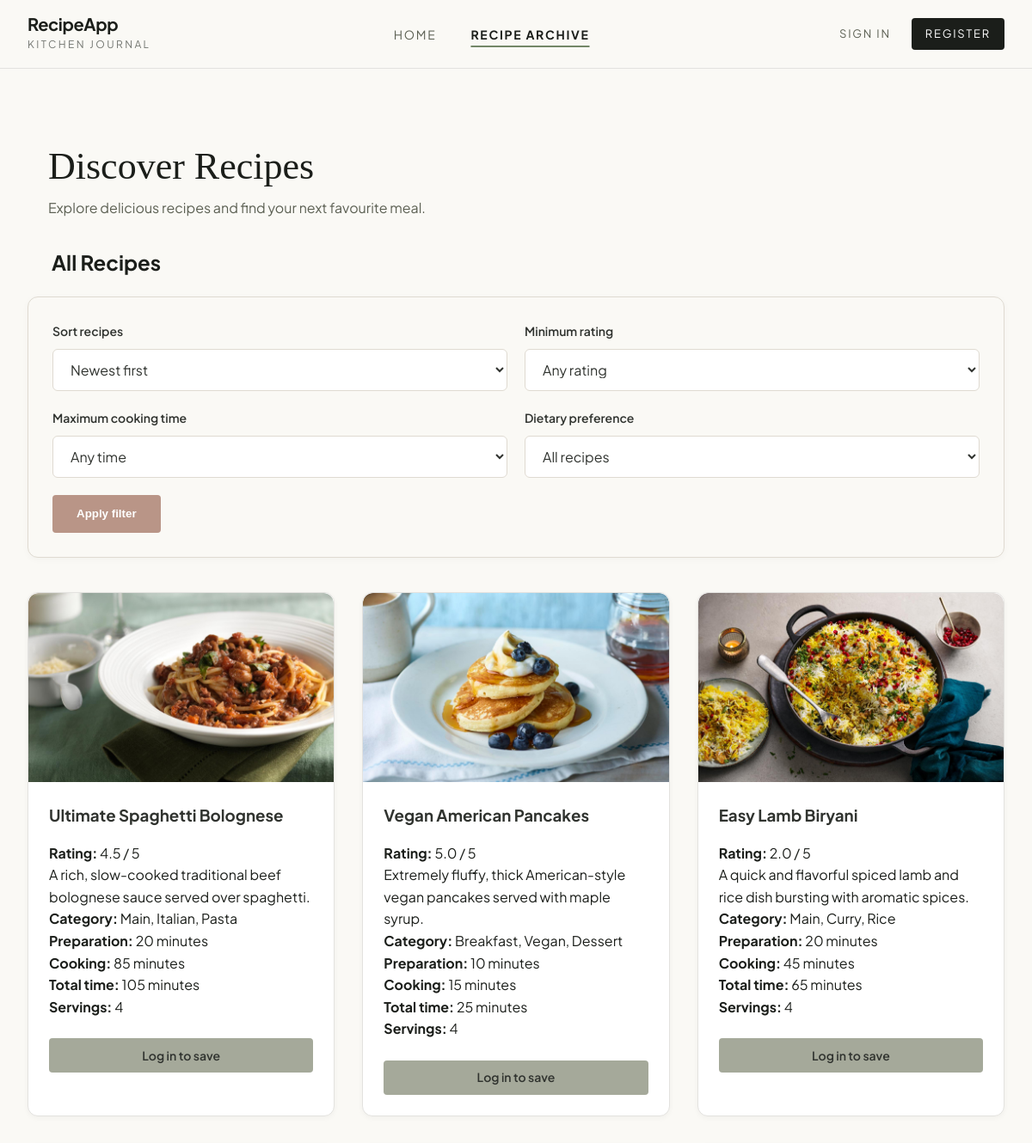
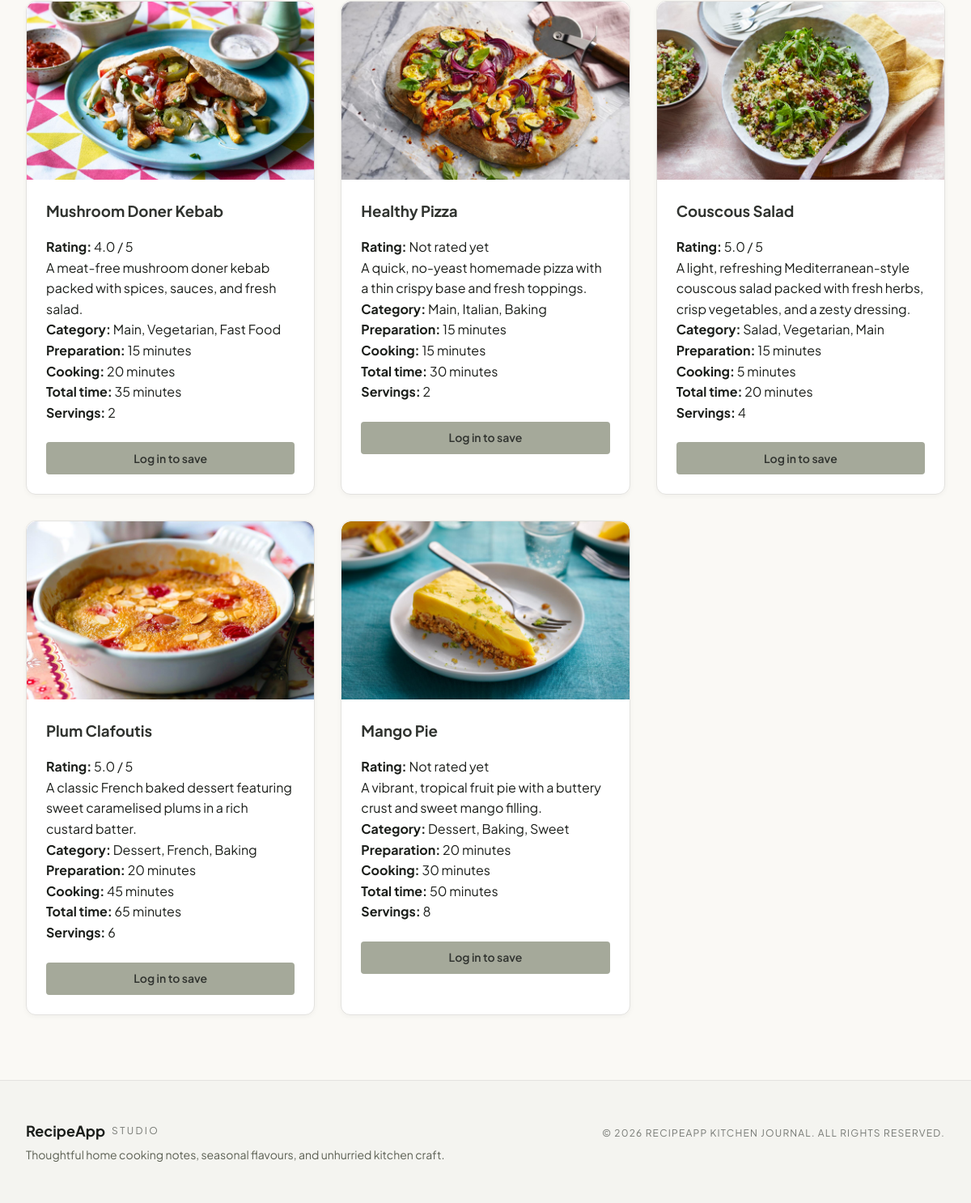
Page /views/recipes/index.php on the committed database (2 pictures, top to bottom).
### tables this page shows
CREATE TABLE `recipes` (
  `recipe_id` int(11) NOT NULL,
  `user_id` int(11) NOT NULL,
  `title` varchar(100) NOT NULL,
  `description` text NOT NULL,
  `category` varchar(100) NOT NULL,
  `ingredients` text NOT NULL,
  `steps` text NOT NULL,
  `prep_time_mins` int(11) NOT NULL,
  `cook_time_mins` int(11) NOT NULL,
  `servings` int(11) NOT NULL,
  `created_at` timestamp NOT NULL DEFAULT current_timestamp(),
  `image_filename` varchar(255) DEFAULT NULL
);

### views/recipes/index.php (the view, shortened to what this page needs)
<?php
require_once dirname(__DIR__, 2) . '/config/database.php';
$sort = $_GET['sort'] ?? 'newest';
$sql = "SELECT recipes.recipe_id, recipes.title, recipes.description,
               recipes.category, recipes.prep_time_mins,
               recipes.cook_time_mins, recipes.servings,
               recipes.image_filename,
               rating_summary.average_rating
        FROM recipes
        LEFT JOIN (
            SELECT recipe_id, AVG(rating_score) AS average_rating
            FROM ratings
            GROUP BY recipe_id
        ) AS rating_summary
        ON recipes.recipe_id = rating_summary.recipe_id";
$params = [];
$savedRecipeIds = [];
$sortOptions = [
    'newest' => 'recipes.created_at DESC',
    'highest_rated' => 'rating_summary.average_rating DESC',
    'quickest' => '(recipes.prep_time_mins + recipes.cook_time_mins) ASC',
    'alphabetical' => 'recipes.title ASC'
];
$sql .= " ORDER BY " . $sortOptions[$sort];
try {
    $stmt = $pdo->prepare($sql);
    $stmt->execute($params);
    $recipes = $stmt->fetchAll(PDO::FETCH_ASSOC);
} catch (PDOException $e) {
    $recipes = [];
    $databaseError = true;
}
function escapeRecipe($value)
{
    return htmlspecialchars(
        (string) $value,
        ENT_QUOTES,
        'UTF-8'
    );
}
?>
<?php include __DIR__ . '/../../includes/header.php'; ?>
<main class="recipe-page archive-page">
    <div class="archive-intro">
        <h1>Discover Recipes</h1>
        <p>Explore delicious recipes and find your next favourite meal.</p>
    </div>
    <section aria-labelledby="recipe-heading">
        <h2 id="recipe-heading">All Recipes</h2>
        <form method="GET" action="index.php" class="recipe-filter-form">
            <div class="filter-field">
                <label for="sort">Sort recipes</label>
                <select name="sort" id="sort">
                    <option value="newest" <?= $sort === 'newest' ? 'selected' : ''; ?>>Newest first</option>
                </select>
            </div>
            <div class="filter-field">
                <label for="min_rating">Minimum rating</label>
                <select name="min_rating" id="min_rating">
                    <option value="">Any rating</option>
                </select>
            </div>
            <div class="filter-field">
                <label for="max_time">Maximum cooking time</label>
                <select name="max_time" id="max_time">
                    <option value="">Any time</option>
                </select>
            </div>
            <div class="filter-field">
                <label for="dietary">Dietary preference</label>
                <select name="dietary" id="dietary">
                    <option value="">All recipes</option>
                </select>
            </div>
            <button type="submit">Apply filter</button>
        </form>
        <?php if (!empty($databaseError)): ?>
            <p role="alert">
                We couldn't load the recipes. Please try again later.
            </p>
        <?php elseif (empty($recipes)): ?>
            <p>No recipes are available yet.</p>
        <?php else: ?>
            <div class="recipe-grid">
                <?php foreach ($recipes as $recipe): ?>
                    <div class="recipe-card-item" id="recipe-<?= (int) $recipe['recipe_id']; ?>">
                        <a class="recipe-card-link" href="detail.php?id=<?= (int) $recipe['recipe_id']; ?>">
                            <article class="recipe-card">
                                <?php if (!empty($recipe['image_filename'])): ?>
                                    <img
                                        src="../../assets/images/recipes/<?= htmlspecialchars($recipe['image_filename'], ENT_QUOTES, 'UTF-8'); ?>"
                                        alt="<?= htmlspecialchars($recipe['title'], ENT_QUOTES, 'UTF-8'); ?>"
                                        class="recipe-card-image">
                                <?php endif; ?>
                                <h3>
                                    <?= escapeRecipe($recipe['title']); ?>
                                </h3>
                                <?php if ($recipe['average_rating'] !== null): ?>
                                    <p>
                                        <strong>Rating:</strong>
                                        <?= number_format((float) $recipe['average_rating'], 1); ?> / 5
                                    </p>
                                <?php else: ?>
                                    <p><strong>Rating:</strong> Not rated yet</p>
                                <?php endif; ?>
                                <p>
                                    <?= escapeRecipe($recipe['description']); ?>
                                </p>
                                <p>
                                    <strong>Category:</strong>
                                    <?= escapeRecipe($recipe['category']); ?>
                                </p>
                                <p>
                                    <strong>Preparation:</strong>
                                    <?= escapeRecipe($recipe['prep_time_mins']); ?>
                                    minutes
                                </p>
                                <p>
                                    <strong>Cooking:</strong>
                                    <?= escapeRecipe($recipe['cook_time_mins']); ?>
                                    minutes
                                </p>
                                <p>
                                    <strong>Total time:</strong>
                                    <?= (int) $recipe['prep_time_mins']
                                        + (int) $recipe['cook_time_mins']; ?>
                                    minutes
                                </p>
                                <p>
                                    <strong>Servings:</strong>
                                    <?= escapeRecipe($recipe['servings']); ?>
                                </p>
                            </article>
                        </a>
                        <?php if (isset($_SESSION['user_id'])): ?>
                            <form action="../../backend/favourites/favourites_handler.php" method="POST" class="favourite-form">
                                <input
                                    type="hidden"
                                    name="csrf_token"
                                    value="<?= htmlspecialchars($_SESSION['csrf_token'], ENT_QUOTES, 'UTF-8'); ?>">
                                <input
                                    type="hidden"
                                    name="recipe_id"
                                    value="<?= (int) $recipe['recipe_id']; ?>">
                                <input type="hidden" name="return_to" value="archive">
                                <button type="submit" class="favourite-button">
                                    <?= in_array((int) $recipe['recipe_id'], $savedRecipeIds, true)
                                        ? 'Remove favourite'
                                        : 'Save to favourites'; ?>
                                </button>
                            </form>
                        <?php else: ?>
                            <div class="favourite-form">
                                <a class="favourite-button" href="../auth/login.php">Log in to save</a>
                            </div>
                        <?php endif; ?>
                    </div>
                <?php endforeach; ?>
            </div>
        <?php endif; ?>
    </section>
</main>
<?php include __DIR__ . '/../../includes/footer.php'; ?>

### rows in the picture
recipes: image_filename (picture), title "Ultimate Spaghetti Bolognese", average_rating "4.5", description "A rich, slow-cooked traditional beef bolognese sauce served over spaghetti.", category "Main, Italian, Pasta", prep_time_mins "20", cook_time_mins "85", prep_time_mins+cook_time_mins "105", servings "4"
recipes: image_filename (picture), title "Vegan American Pancakes", average_rating "5.0", description "Extremely fluffy, thick American-style vegan pancakes served with maple syrup.", category "Breakfast, Vegan, Dessert", prep_time_mins "10", cook_time_mins "15", prep_time_mins+cook_time_mins "25", servings "4"
recipes: image_filename (picture), title "Easy Lamb Biryani", average_rating "2.0", description "A quick and flavorful spiced lamb and rice dish bursting with aromatic spices.", category "Main, Curry, Rice", prep_time_mins "20", cook_time_mins "45", prep_time_mins+cook_time_mins "65", servings "4"
recipes: image_filename (picture), title "Mushroom Doner Kebab", average_rating "4.0", description "A meat-free mushroom doner kebab packed with spices, sauces, and fresh salad.", category "Main, Vegetarian, Fast Food", prep_time_mins "15", cook_time_mins "20", prep_time_mins+cook_time_mins "35", servings "2"
recipes: image_filename (picture), title "Healthy Pizza", shows "Rating:", description "A quick, no-yeast homemade pizza with a thin crispy base and fresh toppings.", category "Main, Italian, Baking", prep_time_mins "15", cook_time_mins "15", prep_time_mins+cook_time_mins "30", servings "2"
recipes: image_filename (picture), title "Couscous Salad", average_rating "5.0", description "A light, refreshing Mediterranean-style couscous salad packed with fresh herbs, crisp vegetables, and a zesty dressing.", category "Salad, Vegetarian, Main", prep_time_mins "15", cook_time_mins "5", prep_time_mins+cook_time_mins "20", servings "4"
recipes: image_filename (picture), title "Plum Clafoutis", average_rating "5.0", description "A classic French baked dessert featuring sweet caramelised plums in a rich custard batter.", category "Dessert, French, Baking", prep_time_mins "20", cook_time_mins "45", prep_time_mins+cook_time_mins "65", servings "6"
recipes: image_filename (picture), title "Mango Pie", shows "Rating:", description "A vibrant, tropical fruit pie with a buttery crust and sweet mango filling.", category "Dessert, Baking, Sweet", prep_time_mins "20", cook_time_mins "30", prep_time_mins+cook_time_mins "50", servings "8"
